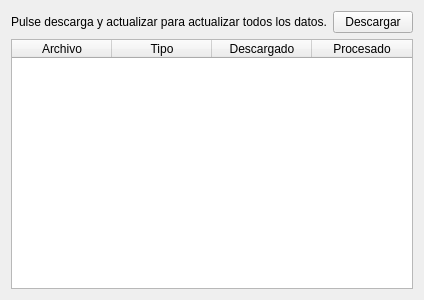
<?xml version="1.0" encoding="UTF-8"?>
<ui version="4.0">
 <class>AutomaticDownloaderWidget</class>
 <widget class="QWidget" name="AutomaticDownloaderWidget">
  <property name="geometry">
   <rect>
    <x>0</x>
    <y>0</y>
    <width>422</width>
    <height>300</height>
   </rect>
  </property>
  <property name="windowTitle">
   <string>Actualizacion de Base de datos</string>
  </property>
  <layout class="QVBoxLayout" name="verticalLayout">
   <item>
    <layout class="QHBoxLayout" name="horizontalLayout">
     <item>
      <widget class="QLabel" name="label">
       <property name="text">
        <string>Pulse descarga y actualizar para actualizar todos los datos.</string>
       </property>
      </widget>
     </item>
     <item>
      <widget class="QPushButton" name="btnDescargar">
       <property name="text">
        <string>Descargar</string>
       </property>
      </widget>
     </item>
     <item>
      <spacer name="horizontalSpacer">
       <property name="orientation">
        <enum>Qt::Horizontal</enum>
       </property>
       <property name="sizeHint" stdset="0">
        <size>
         <width>40</width>
         <height>20</height>
        </size>
       </property>
      </spacer>
     </item>
    </layout>
   </item>
   <item>
    <widget class="QTableWidget" name="tblProcess">
     <column>
      <property name="text">
       <string>Archivo</string>
      </property>
     </column>
     <column>
      <property name="text">
       <string>Tipo</string>
      </property>
     </column>
     <column>
      <property name="text">
       <string>Descargado</string>
      </property>
     </column>
     <column>
      <property name="text">
       <string>Procesado</string>
      </property>
     </column>
    </widget>
   </item>
  </layout>
 </widget>
 <resources/>
 <connections/>
</ui>
